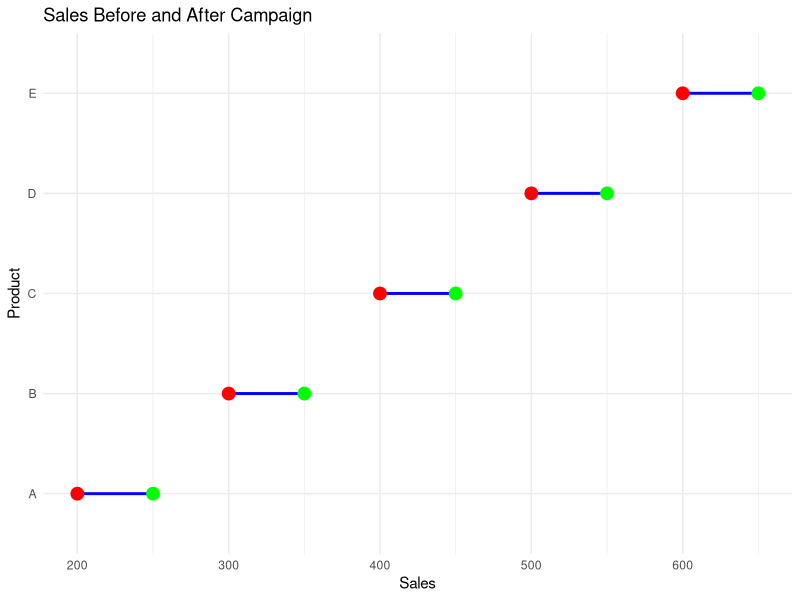

Here is the R script that generated this plot:
library(ggplot2)

sales_data <- data.frame(
  product = c("A", "B", "C", "D", "E"),
  before = c(200, 300, 400, 500, 600),
  after = c(250, 350, 450, 550, 650)
)

ggplot(sales_data, aes(y = product)) +
  geom_segment(aes(x = before, xend = after, yend = product), color = "blue", size = 1) +
  geom_point(aes(x = before), color = "red", size = 4) +
  geom_point(aes(x = after), color = "green", size = 4) +
  labs(
    title = "Sales Before and After Campaign",
    x = "Sales",
    y = "Product"
  ) +
  theme_minimal()
